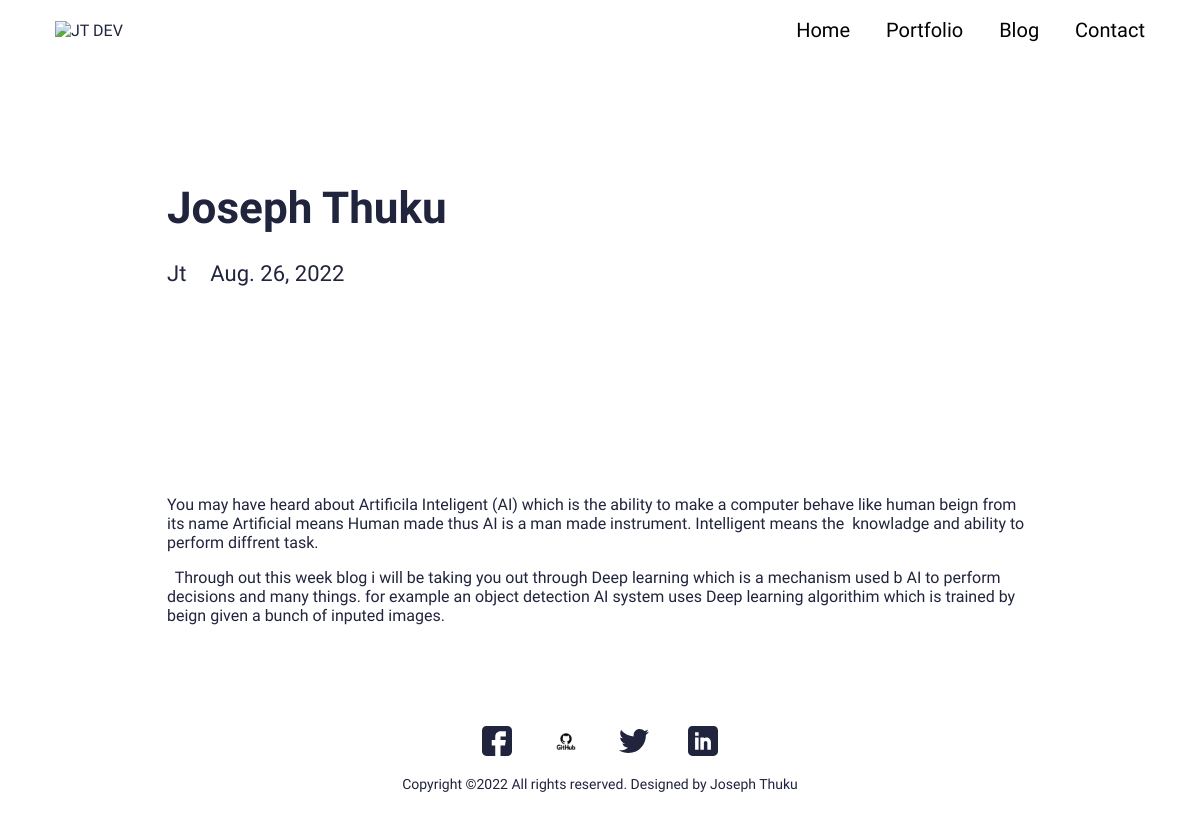
/blog/joseph-thuku, run on the app's committed database.
### main/models.py (models this page shows, shortened)
class Blog(models.Model):
    class Meta:
        verbose_name_plural = 'Blog Profiles'
        verbose_name = 'Blog'
        ordering = ["timestamp"]
    timestamp = models.DateTimeField(auto_now_add=True)
    author = models.CharField(max_length=200, blank=True, null=True)
    name = models.CharField(max_length=200, blank=True, null=True)
    description = models.CharField(max_length=500, blank=True, null=True)
    body = RichTextField(blank=True, null=True)
    slug = models.SlugField(null=True, blank=True)
    image = models.ImageField(blank=True, null=True, upload_to="blog")
    is_active = models.BooleanField(default=True)

### main/views.py (the view)
# urls.py: path('blog/<slug:slug>', views.BlogDetailView.as_view(), name="blog"),
class BlogDetailView(generic.DetailView):
	model = Blog
	template_name = "main/blog-detail.html"

### resume_app/context_processors.py (called while the page is built)
def project_context(request):
	context = {
		'me': User.objects.first(),
	}
	return context

### main/templates/main/blog-detail.html (shortened to what this page needs)
{% extends 'main/base.html' %}
{% load static %}
{% block content %}
<section>
  <div class="innerPageBannerCol">
    <div class="container">
      <div class="row g-4 g-md-3  align-items-center">
        <div class="col-md-6">
          <div class="bannerContent">
            <h1 class="xlTitle pb-md-3">{{object.name|title}}</h1>
          </div>
        </div>
      </div>
      <div class="row">
        <div class="col-md-auto">
          <div class="authorCol">
            <h4 class="smTitle pb-3">{{object.author|title}}</h4>
          </div>
        </div>
        <div class="col-md">
          <h4 class="smTitle pb-3">{{object.timestamp.date}}</h4>
        </div>
      </div>
    </div>
  </div>
</section>
<section>
  <div class="sectionSpaceSm">
    <div class="container">
      {{object.body|safe}}
    </div>
  </div>
</section>
{% endblock %}

### main/templates/main/base.html (shortened to what this page needs)
{% load static %}
<!doctype html>
<html lang="en">
  <head>
    <link href="{% static 'css/bootstrap.min.css' %}" rel="stylesheet">
    <link rel="stylesheet" href="https://unpkg.com/swiper@7.0.5/swiper-bundle.min.css">
    <link href="{% static 'css/style.css' %}" rel="stylesheet">
  </head>
  <body>
    {% include 'main/partials/nav.html' %}
    {% block content %}
    {% endblock %}
    {% include 'main/partials/footer.html' %}
  </body>
</html>

### main/templates/main/partials/nav.html (shortened to what this page needs)
{% load static %}
<header>
    <div class="headerCol">
    <div class="container-fluid">
        <div class="row align-items-center">
        <div class="col-auto">
            <div class="logoCol"><a href="{% url 'main:home' %}"><img src="{% static 'images/log.png' %}" alt="JT DEV"></a></div>
        </div>
        <div class="col">
            <div class="navCollapseCol">
            <div class="navCol">
                <ul>
                <li><a href="{%url 'main:home'%}">Home</a></li>
                <li><a href="{%url 'main:portfolios' %}">Portfolio</a></li>
                <li><a href="{% url 'main:blogs' %}">Blog</a></li>
                <li><a href="{%url 'main:contact'%}">Contact</a></li>
                </ul>
            </div>
            </div>
        </div>
        </div>
    </div>
    </div>
</header>

### main/templates/main/partials/footer.html
{% load static %}
<footer>
    <div class="footerCol">
    <div class="container">
        <ul class="socialCol">
        <li><a href="javascript:void(0)"><img src="{% static 'images/fb.svg' %}" alt="..."></a></li>
        <li><a href="https://github.com/JosephThuku"><img src="{% static 'images/github.png' %}" alt="..."></a></li>
        <li><a href="https://twitter.com/Mrjt53863617"><img src="{% static 'images/twitter.svg' %}" alt="..."></a></li>
        <li><a href="https://t.co/OnaKY9kUYS"><img src="{% static 'images/linkedin.svg' %}" alt="..."></a></li>
        </ul>
        <div class="copyrightCol">
        <p>Copyright ©{% now 'Y' %} All rights reserved. Designed by Joseph Thuku </a></p>
        </div>
    </div>
    </div>
</footer>

### static/css/style.css (style rules this page uses)
:root { --primaryColor: #9C07B6; --primaryDarkColor: #3D0048; --primaryHoverColor: #900AA8; --secondaryColor: #F9B000; --baseColor: #21243D; --baseFont: 'Heebo', sans-serif; --titleFont: 'Courier Prime', monospace; --regular: 400; --medium: 500; --bold: 700; --black: 900; --lightBg: #F1F1F1; }
html { scroll-behavior: smooth; }
body { font-family: var(--baseFont); color: var(--baseColor); line-height: normal; }
ul { margin: 0; padding: 0; list-style-type: none; }
img { max-width: 100%; }
a { color: inherit; }
a, .btn { -webkit-transition: all 300ms ease-in-out 0s; -o-transition: all 300ms ease-in-out 0s; transition: all 300ms ease-in-out 0s; text-decoration: none; }
.xlTitle { font-size: 44px; line-height: 1.3; font-weight: var(--bold); font-family: var(--titleFont) }
.smTitle { font-size: 22px; line-height: normal; font-weight: var(--regular); font-family: var(--titleFont) }
.headerCol { background-color: var(--bs-white); padding: 18px 0; -webkit-transition: all 300ms ease-in-out 0s; -o-transition: all 300ms ease-in-out 0s; transition: all 300ms ease-in-out 0s; position: fixed; z-index: 99; left: 0; right: 0; top: 0; }
.navCol { text-align: right; }
.navCol a { font-size: 20px; color: #000; font-weight: var(--medium); display: inline-block; position: relative; }
.navCol a::before { content: ""; position: absolute; left: 50%; right: 50%; bottom: 0; height: 2px; border-radius: 2px; background-color: var(--primaryColor); -webkit-transition: all 500ms ease-in-out 0s; -o-transition: all 500ms ease-in-out 0s; transition: all 500ms ease-in-out 0s; opacity: 0; }
.navCol li { display: inline-block; }
.navCol li + li { padding-left: 32px; }
.sectionSpaceSm { padding: 35px 0; }
.footerCol { padding: 50px 0; text-align: center; }
.socialCol li { display: inline-block; }
.socialCol li + li { padding-left: 35px; }
.socialCol img { max-width: 30px; max-height: 30px; -o-object-fit: contain; object-fit: contain; }
.copyrightCol { padding: 20px 0 0; font-size: 14px; }
.copyrightCol p { margin: 0; }
.innerPageBannerCol { padding: 180px 0 150px; }
@media (min-width:992px) { .container, .container-lg, .container-md, .container-sm, .container-xl, .container-xxl { max-width: 890px; } }
@media (min-width:992px) { .headerCol .container-fluid { padding-left: 30px; padding-right: 30px; } }
@media (min-width:1200px) { .headerCol .container-fluid { padding-left: 55px; padding-right: 55px; } }

### data on the page
Blog: name "Joseph Thuku", author "Jt", timestamp "Aug. 26, 2022", body "You may have heard about Artificila Inteligent (AI) which is the ability to make a computer behave like human beign from its name Artificial means Human made thus AI is a man made instrument. Intelligent means the knowladge and ability to perform diffrent task. Through out this week blog i will be taking you out through Deep learning which is a mechanism used b AI to perform decisions and many things. for example an object detection AI system uses Deep learning algorithim which is trained by beign given a bunch of inputed images."
